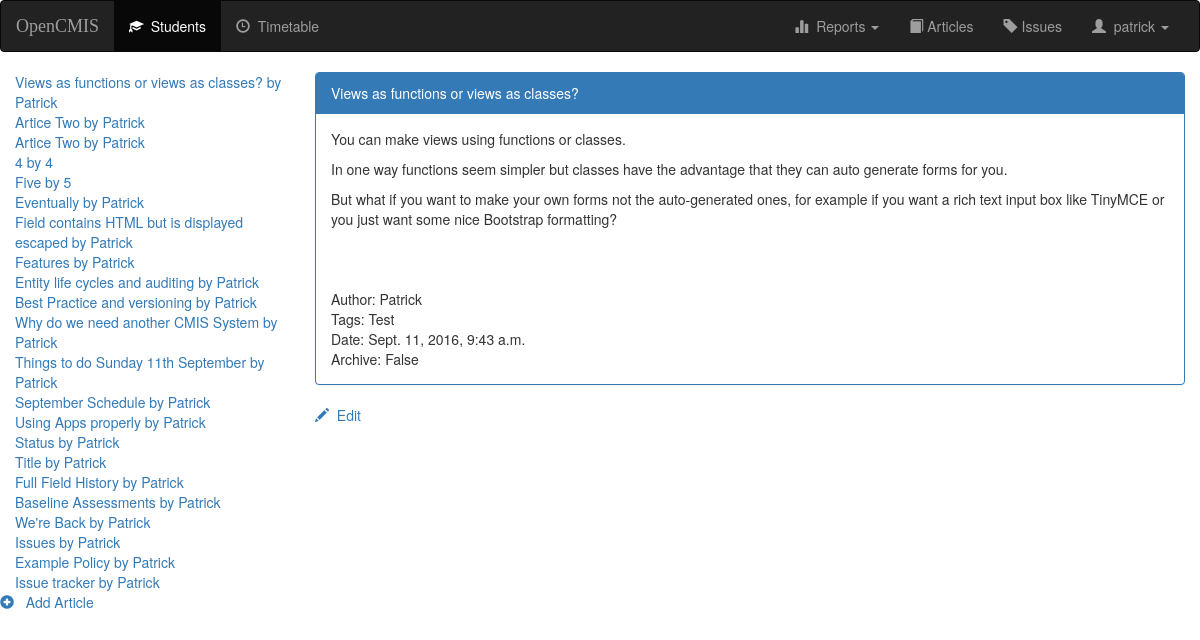
Page /article/1/ (signed in) on the committed database.
### articles/models.py (models this page shows, shortened)
class Article(models.Model):
    title = models.CharField(max_length=80, blank=False)
    author = models.CharField(max_length=12, blank=False)
    tags = models.CharField(max_length=100, blank=False)
    body = models.TextField(blank=False)
    date = models.DateTimeField(auto_now_add=True)  # TODO: Should this be auto_add_now or auto_add_now_other?
    archive = models.BooleanField(default=False)
    def __str__(self):
        return "%s by %s" % (self.title, self.author)

### articles/views.py (the view)
# urls.py: url(r'^(?P<pk>[0-9]+)/$', views.Detail.as_view(), name='detail'),
class Detail(LoginRequiredMixin, DetailView):
    login_url = '/login/'
    redirect_field_name = 'redirect_to'
    model = Article
    template_name = 'articles/detail.html'
    context_object_name = 'article'
    def get_context_data(self, **kwargs):
        context = super(Detail, self).get_context_data(**kwargs)
        context['article_list'] = Article.objects.all()
        return context

### opencmis/templates/articles/detail.html (shortened to what this page needs)
{% extends 'opencmis/base.html' %}
{% block index %}
    {% for item in article_list %}
        <a href="{% url 'articles:detail' item.id %}{{tab}}">{{item}}</a><br>
    {% empty %}
        <div class="alert alert-warning" role="alert">
            <strong>There are no articles to display.</strong>
        </div>
    {% endfor %}
    <div class="row">
            <a href="{% url 'articles:create' %}">
                <span class="glyphicon glyphicon-plus-sign" area-hidden="true"></span>
                &nbsp;&nbsp;Add Article
            </a>
    </div>
{% endblock %}
{% block body %}
<div class="panel panel-primary">
    <div class="panel-heading">{{article.title}}</div>
    <div class="panel-body">
        {{article.body|safe}}<br>
        Author:&nbsp;{{article.author}}<br>
        Tags:&nbsp;{{article.tags}}<br>
        Date:&nbsp;{{article.date}}<br>
        Archive:&nbsp;{{article.archive}}<br>
    </div>
</div>
<a href="/article/{{article.id}}/update/">
    <span class="glyphicon glyphicon-pencil" area-hidden="true"></span>&nbsp;&nbsp;Edit
</a>
{% endblock %}

### opencmis/templates/opencmis/base.html (shortened to what this page needs)
<!DOCTYPE html>
<html lang="en">
<head>
    {% load staticfiles %}
    <link rel="stylesheet" href="https://maxcdn.bootstrapcdn.com/bootstrap/3.3.7/css/bootstrap.min.css">
    <link rel="stylesheet" type="text/css" href="{% static 'style.css' %}"/>
</head>
<body>
    <nav class="navbar navbar-inverse hidden-print">
        <div class="container-fluid">
            <div class="navbar-header">
                <a class="navbar-brand" href="{% url 'opencmis:dashboard' %}">OpenCMIS</a>
            </div>
            <div class="collapse navbar-collapse" id="topNavBar">
                <ul class="nav navbar-nav">
                    <li class="active">
                        <a href="{% url 'opencmis:index' %}">
                            <span class="glyphicon glyphicon-education" area-hidden="true"></span>&nbsp;&nbsp;Students
                        </a>
                    </li>
                    <li class="">
                        <a href="/timetable/subject/">
                            <span class="glyphicon glyphicon-time" area-hidden="true"></span>&nbsp;&nbsp;Timetable
                        </a>
                    </li>
                </ul>
                <ul class="nav navbar-nav navbar-right">
                    <li class="dropdown">
                        <a href="#" class="dropdown-toggle" data-toggle="dropdown" role="button" aria-haspopup="true"
                           aria-expanded="false"><span class="glyphicon glyphicon-stats" area-hidden="true"></span>&nbsp;&nbsp;Reports <span class="caret"></span></a>
                    </li>
                    <li class="">
                        <a href="/article/">
                            <span class="glyphicon glyphicon-book" area-hidden="true"></span> Articles
                        </a>
                    </li>
                    <li class="">
                        <a href="/issue/">
                            <span class="glyphicon glyphicon-tag" area-hidden="true"></span> Issues
                        </a>
                    </li>
                    <li class="dropdown">
                        <a href="#" class="dropdown-toggle" data-toggle="dropdown" role="button"
                           aria-haspopup="true"
                           aria-expanded="false"><span class="glyphicon glyphicon-user" area-hidden="true"></span>&nbsp;&nbsp;{{user}}
                            <span class="caret"></span></a>
                    </li>
                </ul>
            </div>
        </div>
    </nav>
    <div class="container-fluid">
        <div class="row">
            <div class="col-sm-3">
                <div class="hidden-print">
                    {% block index %}
                    {% endblock %}
                </div>
            </div>
            <div class="col-sm-9">
                {% block body %}
                {% endblock %}
            </div>
        </div>
    </div>
</body>
</html>

### opencmis/static/style.css (style rules this page uses)
.navbar-brand { font-family: Righteous sans-serif; }

### rows in the picture
Article: title+author "Views as functions or views as classes? by Patrick", title "Views as functions or views as classes?", body "You can make views using functions or classes. In one way functions seem simpler but classes have the advantage that they can auto generate forms for you. But what if you want to make your own forms not the auto-generated ones, for example if you want a rich text input box like TinyMCE or you just want some nice Bootstrap formatting?", author "Patrick", tags "Test", date "Sept. 11, 2016, 9:43 a.m.", archive "False"
Article: title+author "Artice Two by Patrick"
Article: title+author "Artice Two by Patrick"
Article: title+author "4 by 4"
Article: title+author "Five by 5"
Article: title+author "Eventually by Patrick"
Article: title+author "Field contains HTML but is displayed escaped by Patrick"
Article: title+author "Features by Patrick"
Article: title+author "Entity life cycles and auditing by Patrick"
Article: title+author "Best Practice and versioning by Patrick"
Article: title+author "Why do we need another CMIS System by Patrick"
Article: title+author "Things to do Sunday 11th September by Patrick"
Article: title+author "September Schedule by Patrick"
Article: title+author "Using Apps properly by Patrick"
Article: title+author "Status by Patrick"
Article: title+author "Title by Patrick"
Article: title+author "Full Field History by Patrick"
Article: title+author "Baseline Assessments by Patrick"
Article: title+author "We're Back by Patrick"
Article: title+author "Issues by Patrick"
Article: title+author "Example Policy by Patrick"
Article: title+author "Issue tracker by Patrick"

### other values in the picture
{{ user }} "patrick"
